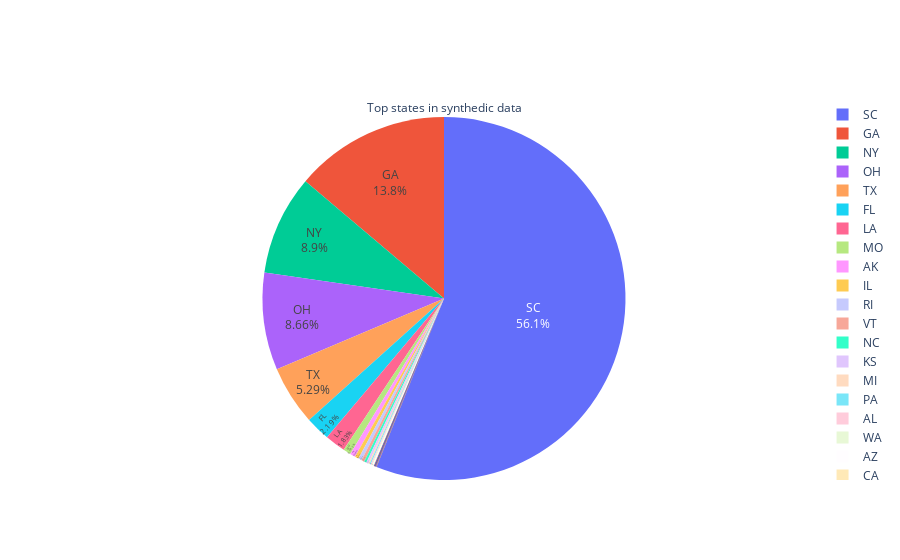

The notebook cell saved with this chart:
### Markdown cell above
<center><h1>Synthedic data Graphs</h1>

### Code cell
df = pd.read_csv('Professional_output_ex.csv')
top_states = dict(df['PatientState'].value_counts())
fig = go.Figure(data=[go.Pie(labels=list(top_states.keys()), values=list(top_states.values()))])
fig.update_traces(textposition='inside', textinfo='percent+label', title = "Top states in synthedic data")
fig.write_html("states_plot.html")
imgplot = plt.imshow(mpimg.imread('states_plot.png'))
plt.show()
fig.show()

### Figure 1 — Plotly figure (JSON) as saved in the notebook; plotly's stock layout.template omitted (floating-point values rounded to 4 significant figures)
{"data": [{"labels": ["SC", "GA", "NY", "OH", "TX", "FL", "LA", "MO", "AK", "IL", "RI", "VT", "NC", "KS", "MI", "PA", "AL", "WA", "AZ", "CA", "TN", "OR", "VA", "IN", "UT", "MS", "NJ", "OK", "NH", "MA"], "textinfo": "percent+label", "textposition": "inside", "title": {"text": "Top states in synthedic data"}, "type": "pie", "values": [16844, 4153, 2673, 2602, 1588, 658, 549, 205, 146, 103, 92, 79, 62, 56, 36, 32, 28, 25, 23, 19, 14, 14, 14, 13, 6, 4, 4, 2, 1, 1]}], "layout": {}}
